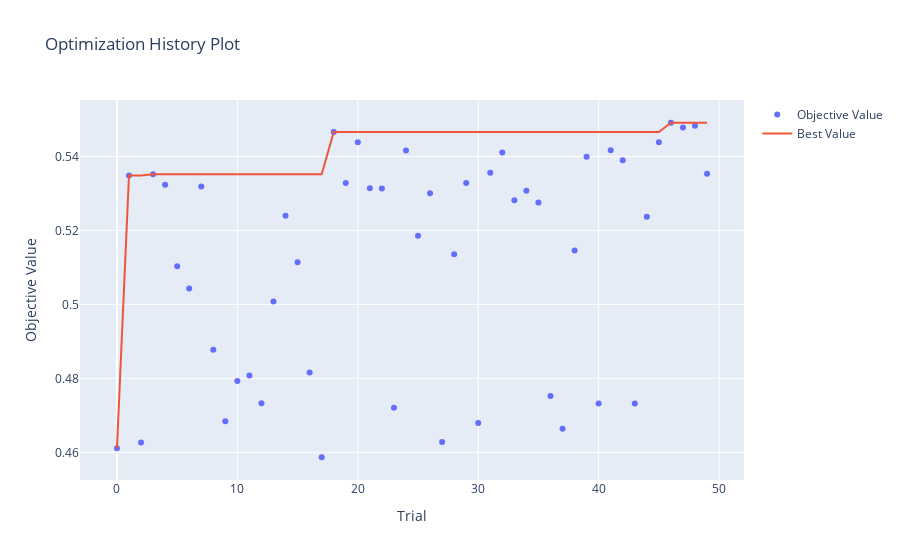
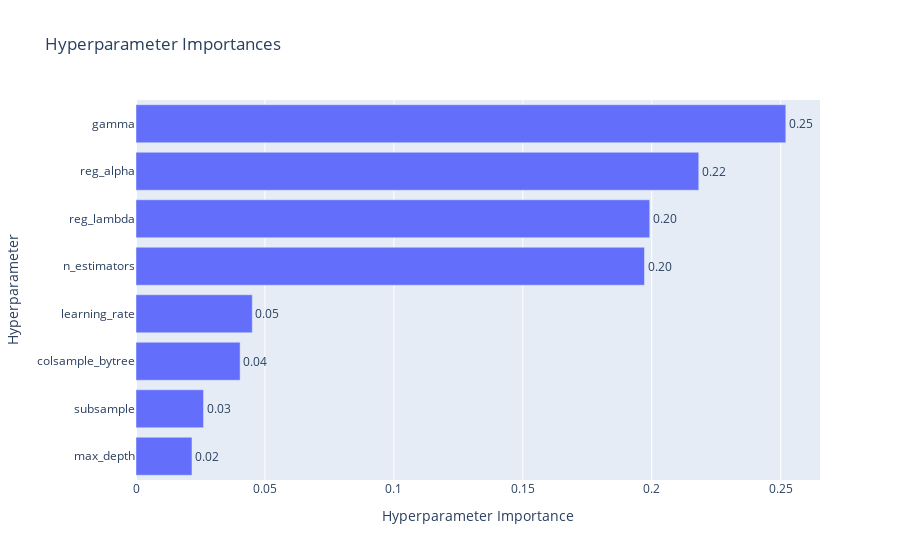

Write notebook code for charts like these, in order.
### Code cell
ov.plot_optimization_history(study).show()
ov.plot_param_importances(study).show()

### Figure 1 — Plotly figure (JSON) as saved in the notebook; plotly's stock layout.template omitted (floating-point values rounded to 4 significant figures)
{"data": [{"mode": "markers", "name": "Objective Value", "type": "scatter", "x": [0, 1, 2, 3, 4, 5, 6, 7, 8, 9, 10, 11, 12, 13, 14, 15, 16, 17, 18, 19, 20, 21, 22, 23, 24, 25, 26, 27, 28, 29, 30, 31, 32, 33, 34, 35, 36, 37, 38, 39, 40, 41, 42, 43, 44, 45, 46, 47, 48, 49], "y": [0.4611, 0.5348, 0.4627, 0.5352, 0.5323, 0.5103, 0.5043, 0.5319, 0.4877, 0.4684, 0.4793, 0.4808, 0.4733, 0.5008, 0.524, 0.5114, 0.4816, 0.4587, 0.5466, 0.5328, 0.5439, 0.5314, 0.5313, 0.472, 0.5416, 0.5186, 0.53, 0.4628, 0.5136, 0.5328, 0.468, 0.5356, 0.5411, 0.5282, 0.5307, 0.5275, 0.4752, 0.4664, 0.5145, 0.5399, 0.4732, 0.5416, 0.539, 0.4732, 0.5237, 0.5438, 0.5491, 0.5478, 0.5483, 0.5353]}, {"mode": "lines", "name": "Best Value", "type": "scatter", "x": [0, 1, 2, 3, 4, 5, 6, 7, 8, 9, 10, 11, 12, 13, 14, 15, 16, 17, 18, 19, 20, 21, 22, 23, 24, 25, 26, 27, 28, 29, 30, 31, 32, 33, 34, 35, 36, 37, 38, 39, 40, 41, 42, 43, 44, 45, 46, 47, 48, 49], "y": [0.4611, 0.5348, 0.5348, 0.5352, 0.5352, 0.5352, 0.5352, 0.5352, 0.5352, 0.5352, 0.5352, 0.5352, 0.5352, 0.5352, 0.5352, 0.5352, 0.5352, 0.5352, 0.5466, 0.5466, 0.5466, 0.5466, 0.5466, 0.5466, 0.5466, 0.5466, 0.5466, 0.5466, 0.5466, 0.5466, 0.5466, 0.5466, 0.5466, 0.5466, 0.5466, 0.5466, 0.5466, 0.5466, 0.5466, 0.5466, 0.5466, 0.5466, 0.5466, 0.5466, 0.5466, 0.5466, 0.5491, 0.5491, 0.5491, 0.5491]}, {"marker": {"color": "#cccccc"}, "mode": "markers", "name": "Infeasible Trial", "showlegend": false, "type": "scatter", "x": [], "y": []}], "layout": {"title": {"text": "Optimization History Plot"}, "xaxis": {"title": {"text": "Trial"}}, "yaxis": {"title": {"text": "Objective Value"}}}}

### Figure 2 — Plotly figure (JSON) as saved in the notebook; plotly's stock layout.template omitted (floating-point values rounded to 4 significant figures)
{"data": [{"cliponaxis": false, "hovertemplate": ["max_depth (IntDistribution): 0.02170899156085366<extra></extra>", "subsample (FloatDistribution): 0.026194287952187027<extra></extra>", "colsample_bytree (FloatDistribution): 0.04037649660560235<extra></extra>", "learning_rate (FloatDistribution): 0.0450921264368085<extra></extra>", "n_estimators (IntDistribution): 0.19719175062294747<extra></extra>", "reg_lambda (FloatDistribution): 0.19921888262472398<extra></extra>", "reg_alpha (FloatDistribution): 0.21823473530560672<extra></extra>", "gamma (FloatDistribution): 0.25198272889127027<extra></extra>"], "name": "Objective Value", "orientation": "h", "text": ["0.02", "0.03", "0.04", "0.05", "0.20", "0.20", "0.22", "0.25"], "textposition": "outside", "type": "bar", "x": [0.02171, 0.02619, 0.04038, 0.04509, 0.1972, 0.1992, 0.2182, 0.252], "y": ["max_depth", "subsample", "colsample_bytree", "learning_rate", "n_estimators", "reg_lambda", "reg_alpha", "gamma"]}], "layout": {"title": {"text": "Hyperparameter Importances"}, "xaxis": {"title": {"text": "Hyperparameter Importance"}}, "yaxis": {"title": {"text": "Hyperparameter"}}}}
